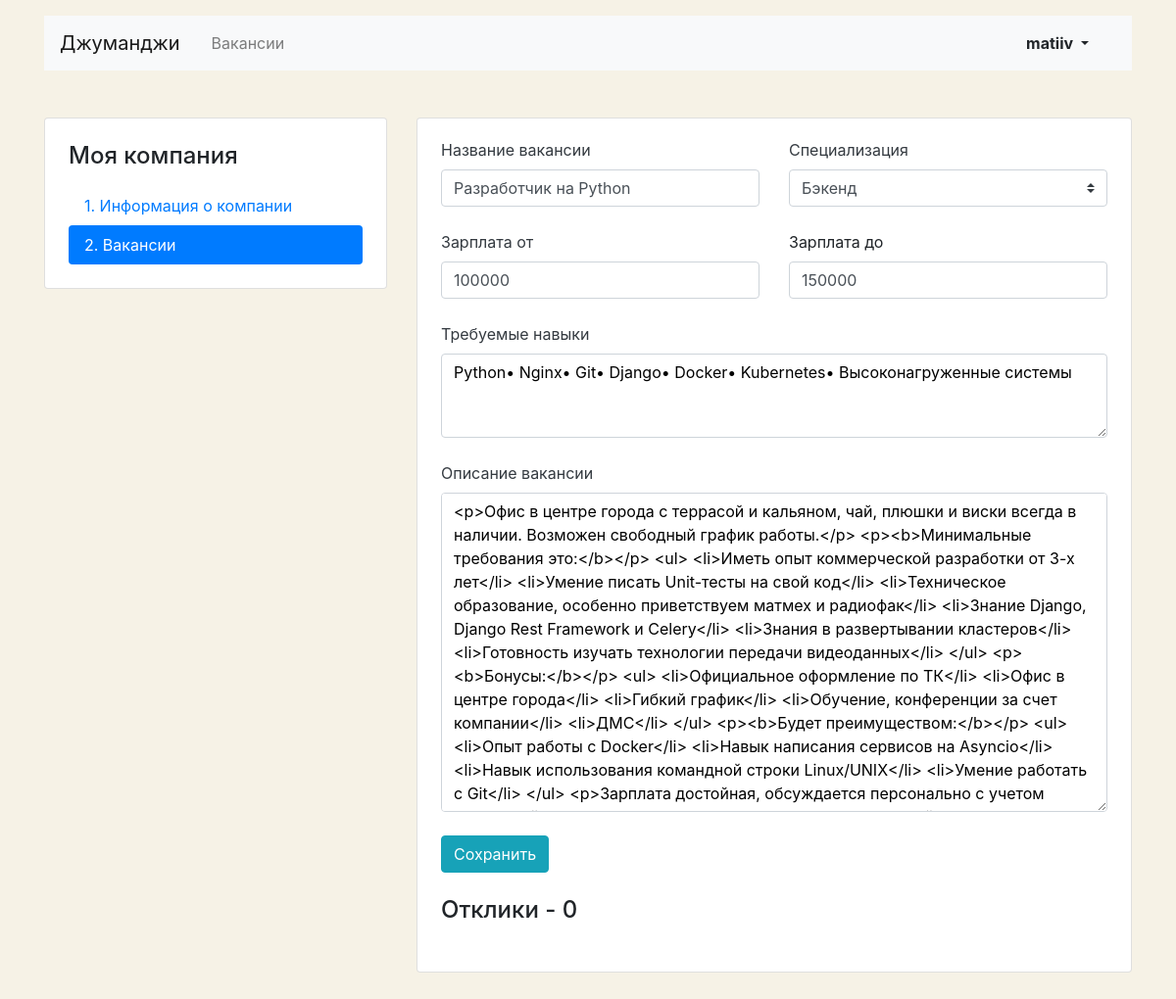
The page /mycompany/vacancies/edit/1 (signed in) on the database as committed earlier.
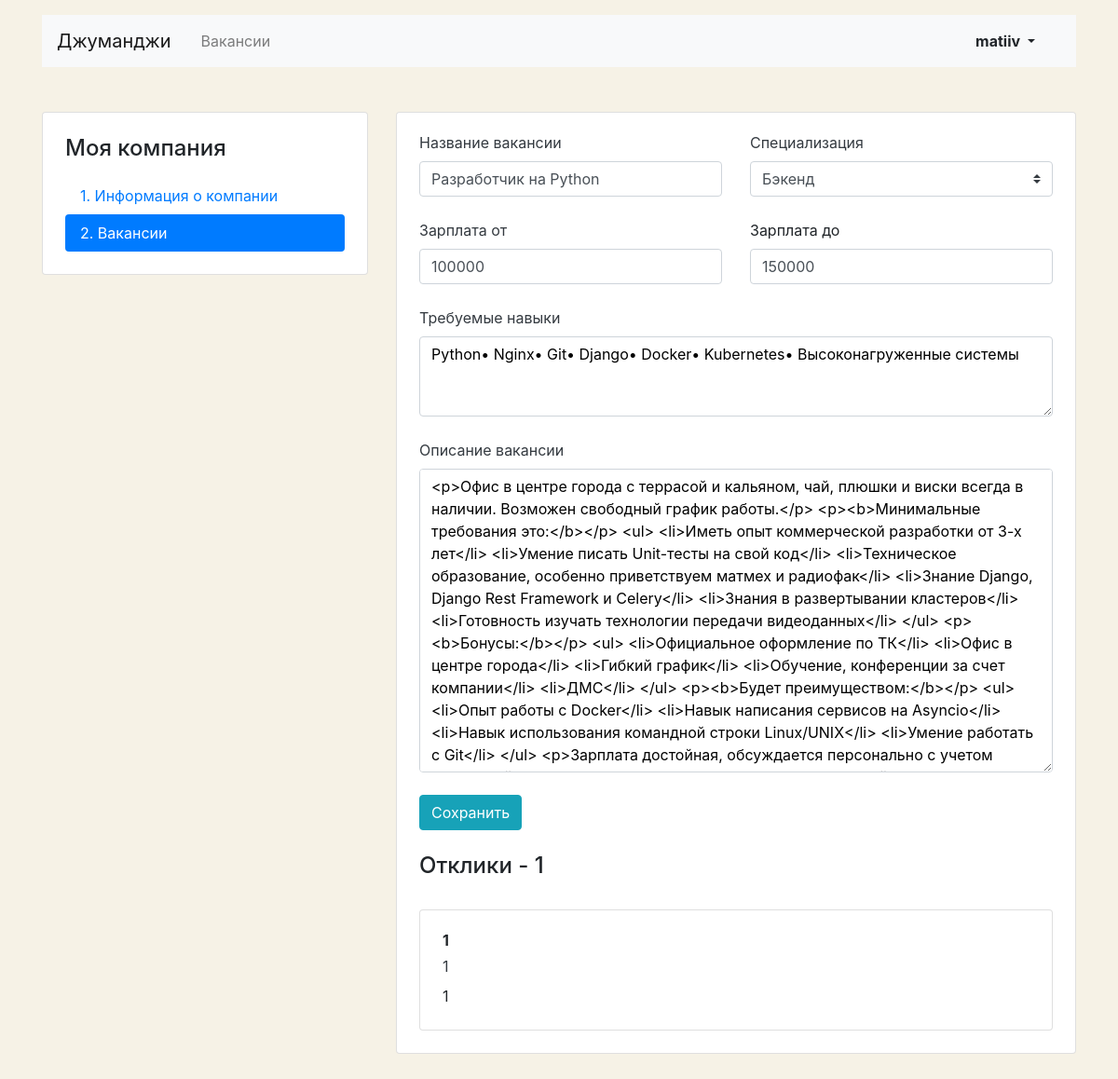
The same page on the database as committed later.
### junior_hunter/models.py (models this page shows, shortened)
class Vacancy(models.Model):
    title = CharField(max_length=100)
    specialty = ForeignKey(Specialty, related_name='vacancies', on_delete=models.PROTECT)
    company = ForeignKey(Company, related_name='vacancies', on_delete=models.PROTECT)
    skills = CharField(max_length=100)
    description = TextField()
    salary_min = IntegerField()
    salary_max = IntegerField()
    published_at = DateTimeField()
    class Meta:
        verbose_name_plural = 'vacancies'

class Specialty(models.Model):
    code = CharField(max_length=100, primary_key=True)  # TODO сделать полем с выбором, возможно из другой модели
    title = CharField(max_length=100)
    picture = ImageField(upload_to=MEDIA_SPECIALITY_IMAGE_DIR)
    def __str__(self):
        return self.title

class Application(models.Model):
    written_username = CharField(max_length=100)
    written_phone = CharField(max_length=31)
    written_cover_letter = TextField()
    vacancy = ForeignKey(Vacancy, related_name='applications', on_delete=models.CASCADE)
    user = ForeignKey(User, related_name='applications', on_delete=models.CASCADE)
    class Meta:
        unique_together = ('vacancy', 'user')

### junior_hunter/views.py (the view, shortened to what this page needs)
class MyCompanyEditVacancy(LoginRequiredMixin, View):
    def get(self, request, *args, **kwargs):
        vacancy_id = kwargs['vacancy_id']
        vacancy = get_object_or_404(Vacancy, id=vacancy_id)
        vacancy_application = vacancy.applications
        vacancy_form = VacancyForm(instance=vacancy)
        context = {'form': vacancy_form,
                   'applications': vacancy_application,
                   }
        return render(request, 'junior_hunter/my-company-vacancy-edit.html', context)

### junior_hunter/forms.py
class VacancyForm(ModelForm):
    class Meta:
        model = Vacancy
        fields = (
            'title',
            'specialty',
            'salary_min',
            'salary_max',
            'skills',
            'description',  # TODO вот здесь нужно как-то от html код превратить в текст
        )

### junior_hunter/templatetags/filters.py (called while the page is built)
@register.filter
def split(value: str, separator: str) -> List[str]:
    return value.split(separator)

### junior_hunter/templates/junior_hunter/my-company-vacancy-edit.html (shortened to what this page needs)
{% extends 'junior_hunter/base.html' %}
{% load filters %}
{% block main %}
<main class="container mt-3 pb-5">
<div class="row mt-5">
  <div class="col-12 col-lg-4">
    <aside class="pt-3 pb-4 px-4 mb-5 card">
      <h1 class="h4 pt-2 pb-2">Моя компания</h1>
      <div class="nav flex-column nav-pills">
        <a class="nav-link" href="{% url 'mycompany' %}">1. Информация о&nbsp;компании</a>
        <a class="nav-link active" href="{% url 'mycompany_vacancies' %}">2. Вакансии</a>
      </div>
    </aside>
  </div>
  <div class="col-12 col-lg-8">
    <div class="card">
      <div class="card-body px-4 pb-4 tab-content">
        <section>
          <form enctype="multipart/form-data" method="post">
            <div class="row">
              <div class="col-12 col-md-6">
                <div class="form-group pb-2">
                  <label class="mb-2 text-dark" for="vacancyTitle">Название вакансии</label>
                  <input name="{{ form.title.name }}" class="form-control" type="text" value="{{ form.title.value|default:'' }}" id="vacancyTitle">
                </div>
              </div>
              <div class="col-12 col-md-6">
                <div class="form-group pb-2">
                  <label class="mb-2 text-dark" for="userSpecialization">Специализация</label>
                  <select name="{{ form.specialty.name }}" class="custom-select mr-sm-2" id="userSpecialization">
                      {% for cur_specialty in form.specialty %}
                          {{ cur_specialty }}
                      {% endfor %}
                  </select>
                </div>
              </div>
            </div>
            <div class="row">
              <div class="col-12 col-md-6">
                <div class="form-group pb-2">
                  <label class="mb-2 text-dark" for="vacancySalaryMin">Зарплата от</label>
                  <input name="{{ form.salary_min.name }}" class="form-control" type="text" value="{{ form.salary_min.value|default:'' }}" id="vacancySalaryMin">
                </div>
              </div>
              <div class="col-12 col-md-6">
                <div class="form-group pb-2">
                  <label class="mb-2" for="vacancySalaryMax">Зарплата до</label>
                  <input name="{{ form.salary_max.name }}" class="form-control" type="text" value="{{ form.salary_max.value|default:'' }}" id="vacancySalaryMax">
                </div>
              </div>
            </div>
            <div class="form-group pb-2">
              <label class="mb-2 text-dark" for="vacancySkills">Требуемые навыки</label>
              <textarea name="{{ form.skills.name }}"class="form-control" rows="3" id="vacancySkills" style="color:#000;">{{ form.skills.value|default:''|split:','|join:'•' }}</textarea>
            </div>
            <div class="form-group pb-2">
              <label class="mb-2 text-dark" for="vacancyDescription">Описание вакансии</label>
              <textarea name="{{ form.description.name }}" class="form-control" rows="13" id="vacancyDescription" style="color:#000;">{{ form.description.value|default:'' | safe }} </textarea>
            </div>
            <div class="form-group">
              <input type="submit" class="btn btn-info" value="Сохранить">
            </div>
          </form>
          <h2 class="h4 pt-2 pb-3">Отклики - {{ applications.count }}</h2>
          {% for cur_application in applications.all %}
              <div class="card mt-3">
                <div class="card-body px-4">
                  <p class="mb-1 font-weight-bold">{{ cur_application.written_username }}</p>
                  <p class="mb-2"><a href="tel:{{ cur_application.written_phone }}" class="text-dark">{{ cur_application.written_phone }}</a></p>
                  <p class="mb-1">{{ cur_application.written_cover_letter }}</p>
                </div>
              </div>
          {% endfor %}
        </section>
      </div>
    </div>
  </div>
</div>
</main>
{% endblock%}

Rows that differ between the two databases and show on the page:
computed for Vacancy "Разработчик на Python": count "0" → "1"
added Application: written_username "1", written_phone "1", written_cover_letter "1"
